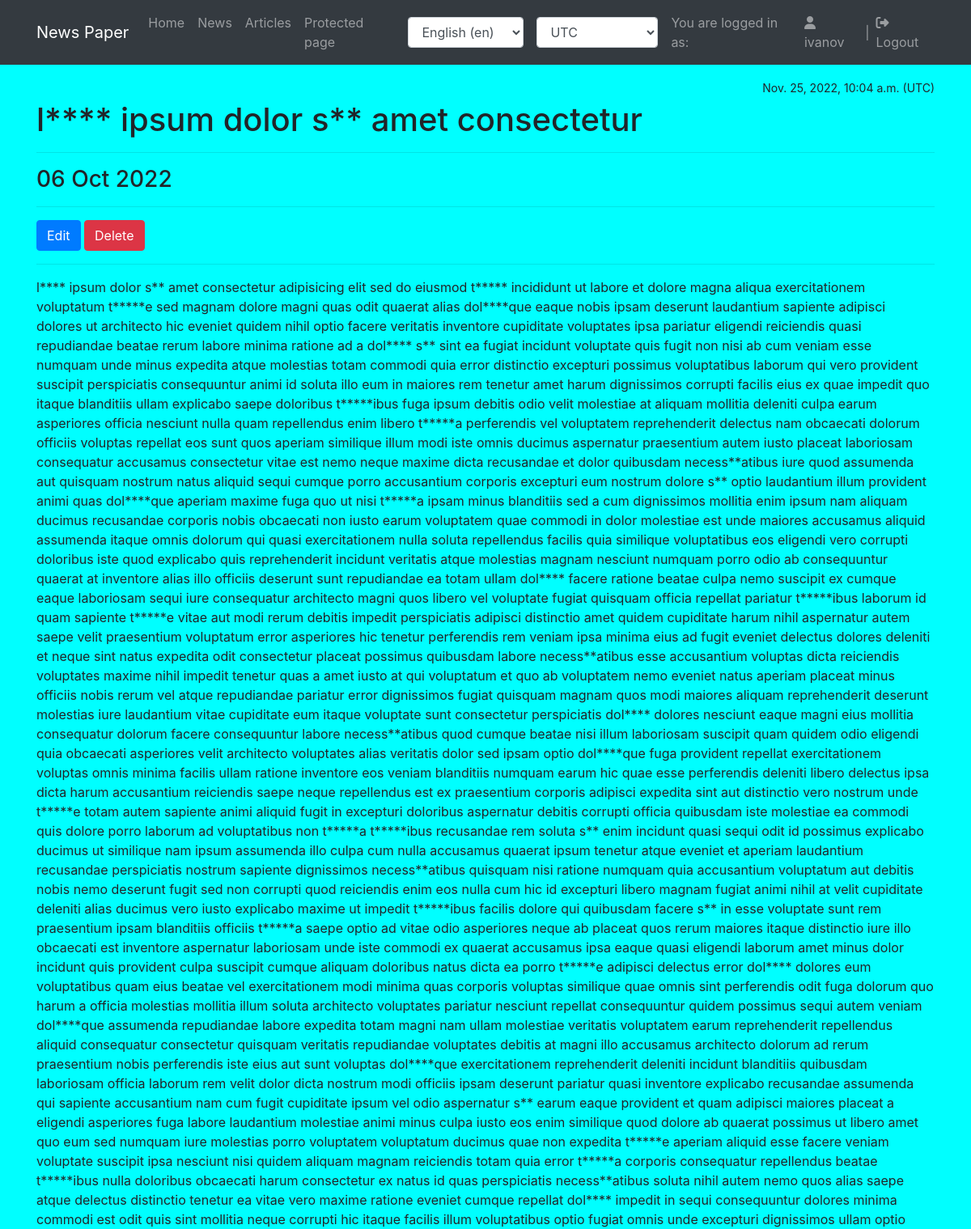
The page /news/93/ (signed in) on the database as committed earlier.
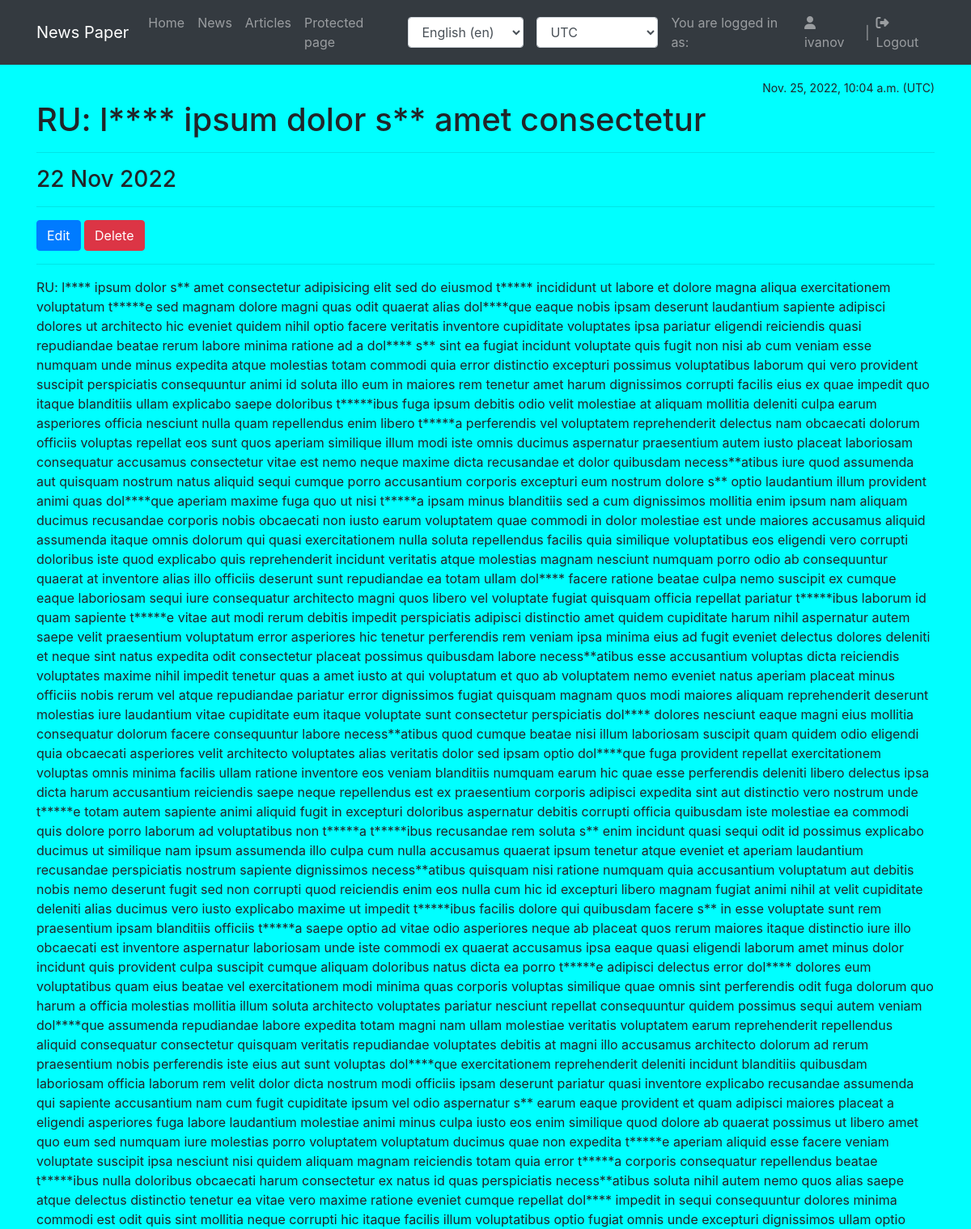
The same page on the database as committed later.
### news/models.py (models this page shows, shortened)
class Post(models.Model):
    author = models.ForeignKey(Author, on_delete=models.CASCADE)
    type = models.CharField(max_length=8, choices=POST_TYPES, default=article)
    date_created = models.DateTimeField(auto_now=True)
    categories = models.ManyToManyField(Category, through='PostCategory')
    title = models.CharField(max_length=255, )
    content = models.TextField()
    rating = models.IntegerField(default=0)
    class Meta:
        verbose_name = _('Post')
        verbose_name_plural = _('Posts')

### news/views.py (the view)
# urls.py: path('news/<int:pk>/', NewsDetail.as_view(), name='news_detail'),
class NewsDetail(PermissionRequiredMixin, DetailView):
    model = Post
    template_name = 'news/news.html'
    context_object_name = 'news'
    permission_required = 'news.view_post'
    def get_object(self, *args, **kwargs):
        return cache.get_or_set(f'post-{self.kwargs["pk"]}', super().get_object(queryset=self.queryset))

### news/context_processors.py (called while the page is built)
def timezone_context(request):
    user_timezone = pytz.timezone(
        request.session.get('django_timezone') or settings.TIME_ZONE
    )
    current_time = timezone.now().astimezone(user_timezone)
    context = {
        'current_time': current_time,
        'timezones': pytz.common_timezones
    }
    return context

### news/templatetags/custom_filters.py (called while the page is built)
@register.filter(name='censor')
def censor(value):
    if not isinstance(value, str):
        raise ValueError
    for text, censored in CENSORED_WORDS.items():
        value = value.replace(text, censored)
    return value

### templates/news/news.html (shortened to what this page needs)
{% extends 'flatpages/default.html' %}
{% load custom_filters %}
{% load i18n %}
{% load tz %}
{% get_current_timezone as TIME_ZONE %}
{% block content %}
<h1>{{ news.title|censor }}</h1>
<hr />
    <h3>{{ news.date_created|timezone:TIME_ZONE|date:"d M Y" }}</h3>
<hr />
    <a href="{% url 'news_edit' pk=news.id %}" class="btn btn-primary">{% translate 'Edit' %}</a>
    <a href="{% url 'news_delete' pk=news.id %}" class="btn btn-danger">{% translate 'Delete' %}</a>
<hr />
{{ news.content|censor }}
{% endblock content %}

Rows that differ between the two databases and show on the page:
changed Post: title|censor "l**** ipsum dolor s** amet consectetur" → "RU: l**** ipsum dolor s** amet consectetur"; date_created "06 Oct 2022" → "22 Nov 2022"; content|censor "l**** ipsum dolor s** amet consectetur adipisicing elit sed do eiusmod t***** incididunt ut labore et dolore magna aliqua exercitationem voluptatum t*****e sed magnam dolore magni quas odit quaerat alias dol****que eaque nobis ipsam deserunt laudantium sapiente adipisci dolores ut architecto hic eveniet quidem nihil optio facere veritatis inventore cupiditate voluptates ipsa pariatur eligendi reiciendis quasi repudiandae beatae rerum labore minima ratione ad a dol**** s** sint ea fugiat incidunt voluptate quis fugit non nisi ab cum veniam esse numquam unde minus expedita atque molestias totam commodi quia error distinctio excepturi possimus voluptatibus laborum qui vero provident suscipit…" → "RU: l**** ipsum dolor s** amet consectetur adipisicing elit sed do eiusmod t***** incididunt ut labore et dolore magna aliqua exercitationem voluptatum t*****e sed magnam dolore magni quas odit quaerat alias dol****que eaque nobis ipsam deserunt laudantium sapiente adipisci dolores ut architecto hic eveniet quidem nihil optio facere veritatis inventore cupiditate voluptates ipsa pariatur eligendi reiciendis quasi repudiandae beatae rerum labore minima ratione ad a dol**** s** sint ea fugiat incidunt voluptate quis fugit non nisi ab cum veniam esse numquam unde minus expedita atque molestias totam commodi quia error distinctio excepturi possimus voluptatibus laborum qui vero provident…"
